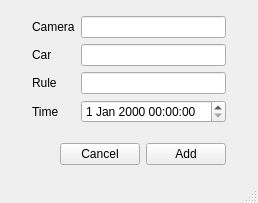
<?xml version="1.0" encoding="UTF-8"?>
<ui version="4.0">
 <class>AddViolation</class>
 <widget class="QMainWindow" name="AddViolation">
  <property name="geometry">
   <rect>
    <x>0</x>
    <y>0</y>
    <width>240</width>
    <height>203</height>
   </rect>
  </property>
  <property name="windowTitle">
   <string>Add Violation</string>
  </property>
  <widget class="QWidget" name="centralwidget">
   <layout class="QVBoxLayout" name="verticalLayout">
    <property name="leftMargin">
     <number>32</number>
    </property>
    <property name="topMargin">
     <number>16</number>
    </property>
    <property name="rightMargin">
     <number>32</number>
    </property>
    <property name="bottomMargin">
     <number>16</number>
    </property>
    <item>
     <layout class="QFormLayout" name="formLayout">
      <item row="0" column="0">
       <widget class="QLabel" name="label">
        <property name="text">
         <string>Camera</string>
        </property>
       </widget>
      </item>
      <item row="0" column="1">
       <widget class="QLineEdit" name="camera"/>
      </item>
      <item row="1" column="0">
       <widget class="QLabel" name="label_2">
        <property name="text">
         <string>Car</string>
        </property>
       </widget>
      </item>
      <item row="1" column="1">
       <widget class="QLineEdit" name="car"/>
      </item>
      <item row="2" column="0">
       <widget class="QLabel" name="label_3">
        <property name="text">
         <string>Rule</string>
        </property>
       </widget>
      </item>
      <item row="2" column="1">
       <widget class="QLineEdit" name="rule"/>
      </item>
      <item row="3" column="0">
       <widget class="QLabel" name="label_4">
        <property name="text">
         <string>Time</string>
        </property>
       </widget>
      </item>
      <item row="3" column="1">
       <widget class="QDateTimeEdit" name="time"/>
      </item>
     </layout>
    </item>
    <item>
     <layout class="QHBoxLayout" name="horizontalLayout">
      <item>
       <spacer name="horizontalSpacer">
        <property name="orientation">
         <enum>Qt::Horizontal</enum>
        </property>
        <property name="sizeHint" stdset="0">
         <size>
          <width>40</width>
          <height>20</height>
         </size>
        </property>
       </spacer>
      </item>
      <item>
       <widget class="QPushButton" name="cancel">
        <property name="text">
         <string>Cancel</string>
        </property>
       </widget>
      </item>
      <item>
       <widget class="QPushButton" name="add">
        <property name="text">
         <string>Add</string>
        </property>
       </widget>
      </item>
     </layout>
    </item>
   </layout>
  </widget>
  <widget class="QStatusBar" name="statusbar"/>
 </widget>
 <resources/>
 <connections/>
</ui>
